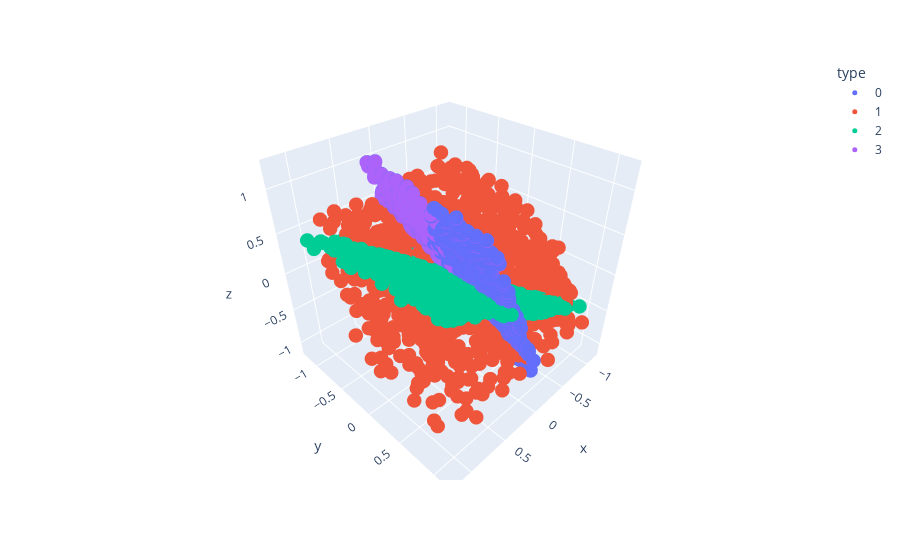

The notebook cell saved with this chart:
### Code cell
points = orig_points[0]
points = model.comps[2](points) 
new_points = [ptrs.clone() for ptrs in orig_points]
new_points[0] = points.detach()
df = pd.DataFrame(np.concatenate(new_points, axis=0), columns=['x', 'y', 'z'])
df['type'] = sum([[f'{i}']*1000 for i in range(extra_modes+1)], [])
fig = px.scatter_3d(df, x='x', y='y', z='z', color='type')
fig.update_traces(marker={'size': 5})
fig.show()

### Figure 1 — Plotly figure (JSON) as saved in the notebook; plotly's stock layout.template omitted (floating-point values rounded to 4 significant figures; data arrays with more than 128 entries replaced by an {"elided": "..."} marker saying what was removed)
{"data": [{"hovertemplate": "type=0<br>x=%{x}<br>y=%{y}<br>z=%{z}<extra></extra>", "legendgroup": "0", "marker": {"color": "#636efa", "size": 5, "symbol": "circle"}, "mode": "markers", "name": "0", "scene": "scene", "showlegend": true, "type": "scatter3d", "x": {"elided": "1000 float values"}, "y": {"elided": "1000 float values"}, "z": {"elided": "1000 float values"}}, {"hovertemplate": "type=1<br>x=%{x}<br>y=%{y}<br>z=%{z}<extra></extra>", "legendgroup": "1", "marker": {"color": "#EF553B", "size": 5, "symbol": "circle"}, "mode": "markers", "name": "1", "scene": "scene", "showlegend": true, "type": "scatter3d", "x": {"elided": "1000 float values"}, "y": {"elided": "1000 float values"}, "z": {"elided": "1000 float values"}}, {"hovertemplate": "type=2<br>x=%{x}<br>y=%{y}<br>z=%{z}<extra></extra>", "legendgroup": "2", "marker": {"color": "#00cc96", "size": 5, "symbol": "circle"}, "mode": "markers", "name": "2", "scene": "scene", "showlegend": true, "type": "scatter3d", "x": {"elided": "1000 float values"}, "y": {"elided": "1000 float values"}, "z": {"elided": "1000 float values"}}, {"hovertemplate": "type=3<br>x=%{x}<br>y=%{y}<br>z=%{z}<extra></extra>", "legendgroup": "3", "marker": {"color": "#ab63fa", "size": 5, "symbol": "circle"}, "mode": "markers", "name": "3", "scene": "scene", "showlegend": true, "type": "scatter3d", "x": {"elided": "1000 float values"}, "y": {"elided": "1000 float values"}, "z": {"elided": "1000 float values"}}], "layout": {"legend": {"title": {"text": "type"}, "tracegroupgap": 0}, "margin": {"t": 60}, "scene": {"domain": {"x": [0, 1], "y": [0, 1]}, "xaxis": {"title": {"text": "x"}}, "yaxis": {"title": {"text": "y"}}, "zaxis": {"title": {"text": "z"}}}}}
